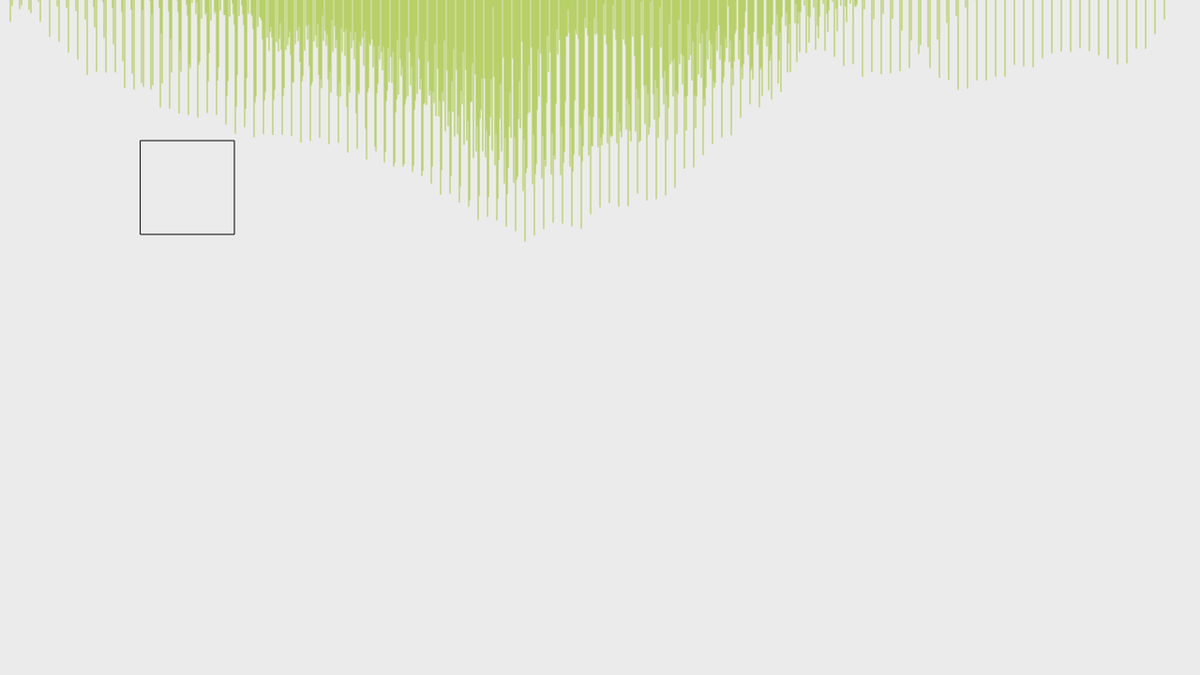
Frame 1 (no input)
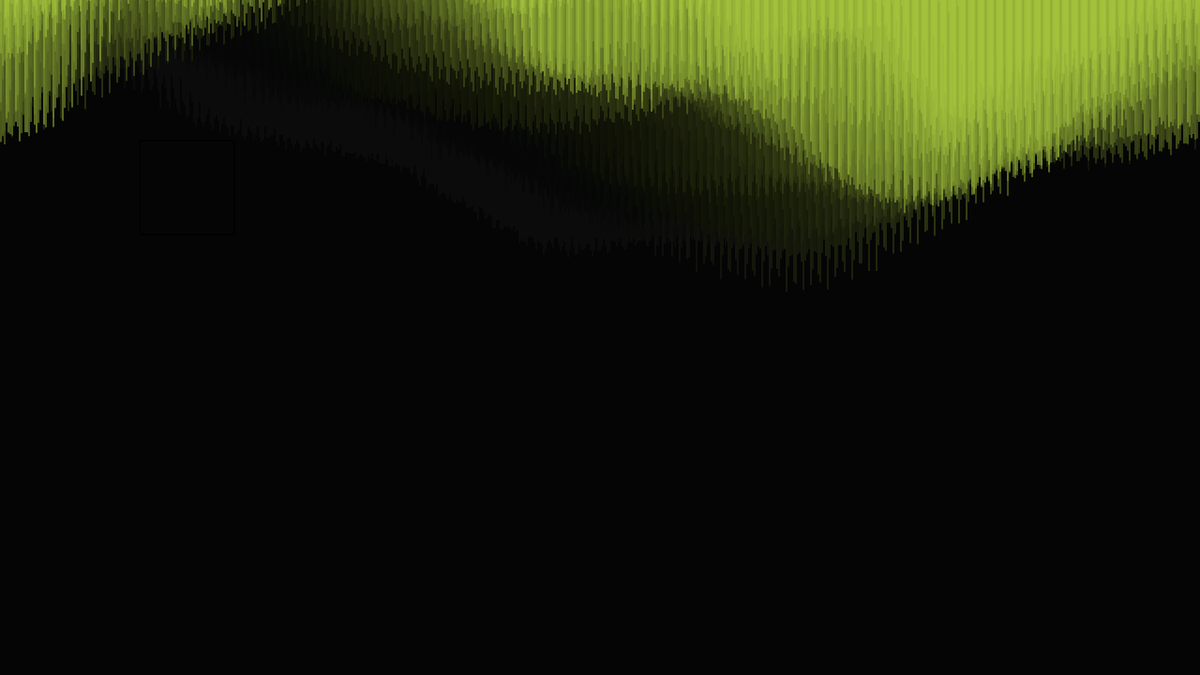
Frame 60 (no input)
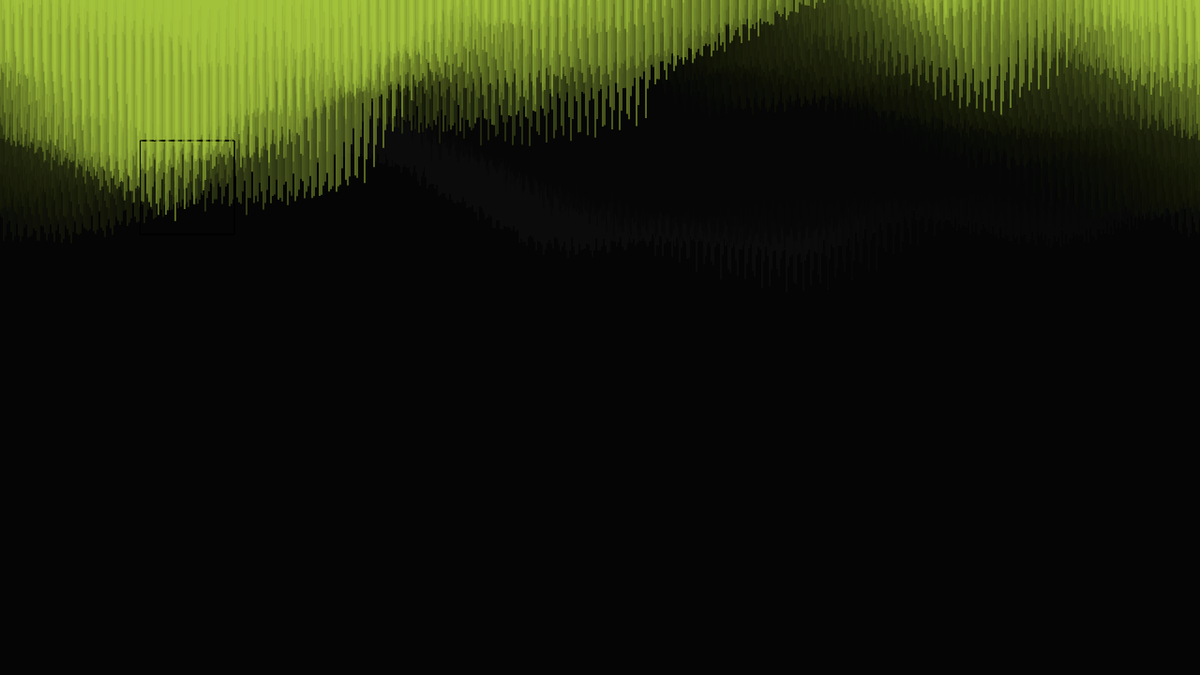
Frame 120 (the mouse pressed at the canvas centre since frame 60)

The p5.js sketch that drew these frames (run headless with seeded random() and noise() and a simulated clock; from frame 60 on, the mouse is pressed at the canvas centre):

// p5.js sketch
// ── sketch.js
class Wave {
  constructor() {
    this.start = 0;
    this.inc = 0.05;
  }
  update() {
    this.start -= 0.03;
    if (this.start < -width) {
      this.start = 0;
    }
  }

  display(translateX) {
    push();
    translate(translateX, sin(frameCount * 0.08) * 30 - 220);
    let xoff = this.start;

    for (let i = 0; i < 10; i++) {
      noStroke();

      for (let x = i; x < width + 130; x += 10) {
        let y =
          map(noise(xoff * 0.7 * (i * 0.2 + 1) + i), 0, 1, -140, 90) +
          map(sin(xoff * 0.4), -1, 1, 0, 90);

        push();
        translate(0, sin(frameCount * 0.08 + i * 0.5) * 80);
        rectMode(CENTER);
        fill("#a7c83f");
        rect(
          x,
          y + map(dist(x, 0, width / 2 - 100, 0), 210, 0, -10, 70),
          1,
          map(noise(xoff + 0.5), 0, 1, 170, 150) + random(-20, 5) + 350
        );
        pop();

        xoff += this.inc;
      }
    }
    pop();
  }
}

let wave1;
let countxoff = 0;

let square = { x: 150, y: 150, size: 100 };
let transition = 0;

function setup() {
  createCanvas(1280, 720);
  wave1 = new Wave();
  wave2 = new Wave();
}

function draw() {
  background(0, 20);
  let mouseIsInside =
    mouseX > square.x &&
    mouseX < square.x + square.size &&
    mouseY > square.y &&
    mouseY < square.y + square.size;
  
  constrain(transition,0,1)

  if (mouseIsInside) {
    transition += (1 - transition) * 0.02;
  } else {
    transition -= transition * 0.02;
  }

  drawBackground(transition);

  stroke(0);
  rect(square.x, square.y, square.size, square.size);

  if (countxoff <= width) {
    countxoff += 8;
  } else if (countxoff > width) {
    countxoff = 0;
  }

  wave1.update();
  wave1.display(countxoff);

  wave2.update();
  wave2.display(countxoff - width);
}

function drawBackground(transition) {
  noFill();
  for (let i = 0; i <= height; i++) {
    let yPos = map(i, 0, height, 0, 1);
    let gradientColor = lerpColor(color(254,221,57), color(78,28,217), yPos);

    let transitionColor = color(
      red(gradientColor),
      green(gradientColor),
      blue(gradientColor),
      transition * 255
    );
    //stroke(gradientColor,transition * 255);//failed maybe because of the format??? try??RGB??
    stroke(transitionColor);
    line(0, i, width, i);
  }
}
